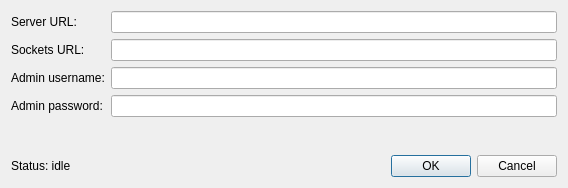
<?xml version="1.0" encoding="UTF-8"?>
<ui version="4.0">
 <class>Dialog</class>
 <widget class="QDialog" name="Dialog">
  <property name="windowModality">
   <enum>Qt::ApplicationModal</enum>
  </property>
  <property name="geometry">
   <rect>
    <x>0</x>
    <y>0</y>
    <width>568</width>
    <height>188</height>
   </rect>
  </property>
  <property name="windowTitle">
   <string>Connection editor</string>
  </property>
  <property name="modal">
   <bool>true</bool>
  </property>
  <layout class="QVBoxLayout" name="verticalLayout">
   <item>
    <layout class="QFormLayout" name="formLayout">
     <item row="0" column="0">
      <widget class="QLabel" name="label">
       <property name="text">
        <string>Server URL:</string>
       </property>
      </widget>
     </item>
     <item row="0" column="1">
      <widget class="QLineEdit" name="serverUrl"/>
     </item>
     <item row="1" column="0">
      <widget class="QLabel" name="label_6">
       <property name="text">
        <string>Sockets URL:</string>
       </property>
      </widget>
     </item>
     <item row="1" column="1">
      <widget class="QLineEdit" name="socketsUrl">
       <property name="text">
        <string/>
       </property>
      </widget>
     </item>
     <item row="2" column="0">
      <widget class="QLabel" name="label_4">
       <property name="text">
        <string>Admin username:</string>
       </property>
      </widget>
     </item>
     <item row="2" column="1">
      <widget class="QLineEdit" name="adminUsername">
       <property name="text">
        <string/>
       </property>
      </widget>
     </item>
     <item row="3" column="0">
      <widget class="QLabel" name="label_5">
       <property name="text">
        <string>Admin password:</string>
       </property>
      </widget>
     </item>
     <item row="3" column="1">
      <widget class="QLineEdit" name="adminPassword">
       <property name="text">
        <string/>
       </property>
       <property name="echoMode">
        <enum>QLineEdit::Password</enum>
       </property>
      </widget>
     </item>
    </layout>
   </item>
   <item>
    <layout class="QHBoxLayout" name="horizontalLayout">
     <item>
      <widget class="QLabel" name="status_label">
       <property name="sizePolicy">
        <sizepolicy hsizetype="Preferred" vsizetype="Maximum">
         <horstretch>0</horstretch>
         <verstretch>0</verstretch>
        </sizepolicy>
       </property>
       <property name="text">
        <string>Status: idle</string>
       </property>
       <property name="alignment">
        <set>Qt::AlignLeading|Qt::AlignLeft|Qt::AlignVCenter</set>
       </property>
      </widget>
     </item>
     <item>
      <widget class="QDialogButtonBox" name="buttonBox">
       <property name="orientation">
        <enum>Qt::Horizontal</enum>
       </property>
       <property name="standardButtons">
        <set>QDialogButtonBox::Cancel|QDialogButtonBox::Ok</set>
       </property>
      </widget>
     </item>
    </layout>
   </item>
  </layout>
 </widget>
 <resources/>
 <connections>
  <connection>
   <sender>buttonBox</sender>
   <signal>accepted()</signal>
   <receiver>Dialog</receiver>
   <slot>accept()</slot>
   <hints>
    <hint type="sourcelabel">
     <x>248</x>
     <y>254</y>
    </hint>
    <hint type="destinationlabel">
     <x>157</x>
     <y>274</y>
    </hint>
   </hints>
  </connection>
  <connection>
   <sender>buttonBox</sender>
   <signal>rejected()</signal>
   <receiver>Dialog</receiver>
   <slot>reject()</slot>
   <hints>
    <hint type="sourcelabel">
     <x>316</x>
     <y>260</y>
    </hint>
    <hint type="destinationlabel">
     <x>286</x>
     <y>274</y>
    </hint>
   </hints>
  </connection>
 </connections>
</ui>
